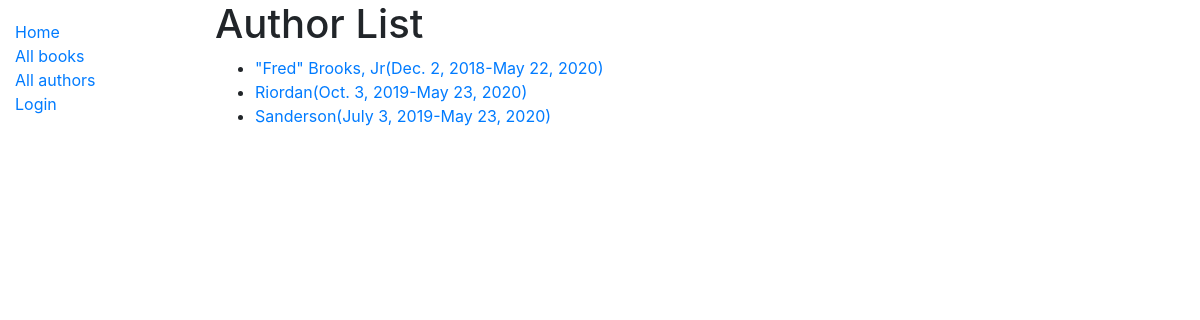
Screenshot of /catalog/authors/ with the database file from the repository.
### catalog/models.py (models this page shows, shortened)
class Author(models.Model):
    first_name = models.CharField(max_length=100)
    last_name = models.CharField(max_length=100)
    date_of_birth = models.DateField(null=True, blank=True)
    date_of_death = models.DateField('Died', null=True, blank=True)
    class Meta:
        ordering = ['last_name', 'first_name']
    def get_absolute_url(self):
        return reverse('author-detail', args=[str(self.id)])

### catalog/views.py (the view)
# urls.py: path('authors/', views.AuthorListView.as_view(), name='authors'),
class AuthorListView(generic.ListView):
    model = Author

### catalog/templates/catalog/author_list.html
{% extends "base_generic.html" %}
{% block content %}
  <h1>Author List</h1>
  {% if author_list %}
  <ul>
    {% for author in author_list %}
      <li>
        <a href="{{ author.get_absolute_url }}">{{ author.last_name }}({{ author.date_of_birth }}-{{ author.date_of_death }})</a>
      </li>
    {% endfor %}
  </ul>
  {% else %}
    <p>There are no Author in the library.</p>
  {% endif %}
{% endblock %}

### rows the page displays
Author: last_name "\"Fred\" Brooks, Jr", date_of_birth "Dec. 2, 2018", date_of_death "May 22, 2020"
Author: last_name "Riordan", date_of_birth "Oct. 3, 2019", date_of_death "May 23, 2020"
Author: last_name "Sanderson", date_of_birth "July 3, 2019", date_of_death "May 23, 2020"
